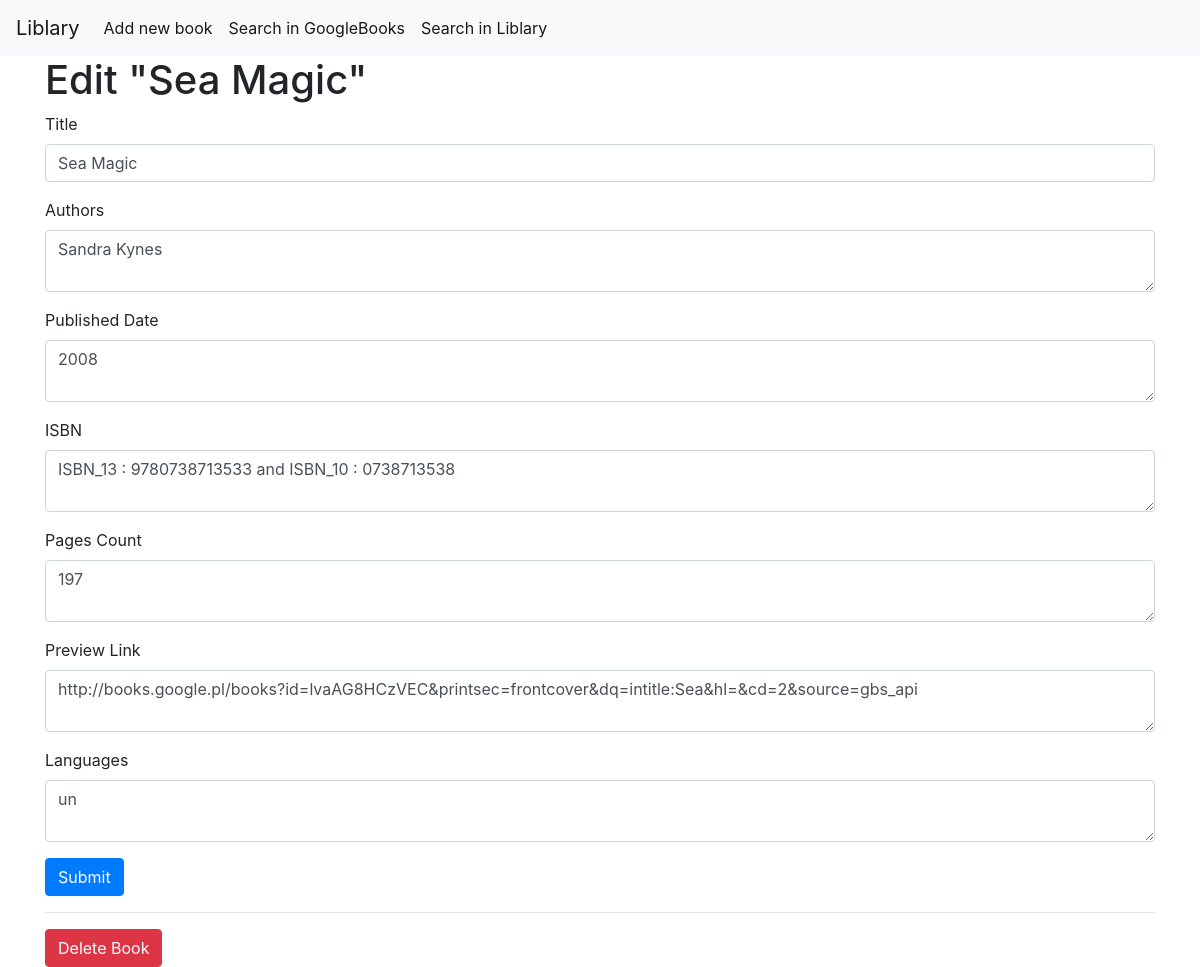
/2/edit, run on the app's committed database.
### tables this page shows
CREATE TABLE Libraries (
    id INTEGER PRIMARY KEY,
    title TEXT NOT NULL,
    authors TEXT NOT NULL,
    publishedDate TEXT NOT NULL,
    ISBN TEXT NOT NULL,
    pagesCount TEXT NOT NULL,
    previewLink TEXT NOT NULL,
    languages TEXT NOT NULL
);

### app.py (the view, shortened to what this page needs)
@app.route('/<int:id>/edit', methods=('GET', 'POST'))
def edit(id):
    book = get_book(id)
    return render_template('edit.html', book=book)

### db/db_commands.py (called while the page is built)
def get_db_connection():
    conn = sqlite3.connect('db/database.db')
    conn.row_factory = sqlite3.Row
    return conn

def get_book(book_id):
    conn = get_db_connection()
    book = conn.execute('SELECT * FROM Libraries WHERE id = ?',
                        (book_id,)).fetchone()
    conn.close()
    if book is None:
        abort(404)
    return book

### templates/edit.html (shortened to what this page needs)
{% extends 'base.html' %}
{% block content %}
<h1>{% block title %} Edit "{{ book['title'] }}" {% endblock %}</h1>
<form method="post">
    <div class="form-group">
        <label for="title">Title</label>
        <input type="text" name="title"
               placeholder="Book Title"
               class="form-control"
               value="{{ request.form['title'] or book['title'] }}">
    </div>
    <div class="form-group">
        <label for="authors">Authors</label>
        <textarea name="authors" placeholder="Book Authors"
                  class="form-control">{{ request.form['authors'] or book['authors'] }}</textarea>
    </div>
    <div class="form-group">
        <label for="publishedDate">Published Date</label>
        <textarea name="publishedDate" placeholder="Book Published Date"
                  class="form-control">{{ request.form['publishedDate'] or book['publishedDate'] }}</textarea>
    </div>
    <div class="form-group">
        <label for="ISBN">ISBN</label>
        <textarea name="ISBN" placeholder="Book ISBN"
                  class="form-control">{{ request.form['ISBN'] or book['ISBN'] }}</textarea>
    </div>
    <div class="form-group">
        <label for="pagesCount">Pages Count</label>
        <textarea name="pagesCount" placeholder="Book Pages Count"
                  class="form-control">{{ request.form['pagesCount'] or book['pagesCount'] }}</textarea>
    </div>
    <div class="form-group">
        <label for="previewLink">Preview Link</label>
        <textarea name="previewLink" placeholder="Book Preview Link"
                  class="form-control">{{ request.form['previewLink'] or book['previewLink'] }}</textarea>
    </div>
    <div class="form-group">
        <label for="languages">Languages</label>
        <textarea name="languages" placeholder="Book languages"
                  class="form-control">{{ request.form['languages'] or book['languages'] }}</textarea>
    </div>
    <div class="form-group">
        <button type="submit" class="btn btn-primary">Submit</button>
    </div>
</form>
<hr>
<form action="{{ url_for('delete', id=book['id']) }}" method="POST">
    <input type="submit" value="Delete Book"
            class="btn btn-danger"
            onclick="return confirm('Are you sure you want to delete this post?')">
</form>
{% endblock %}

### data on the page
Libraries: title "Sea Magic", authors "Sandra Kynes", publishedDate "2008", ISBN "ISBN_13 : 9780738713533 and ISBN_10 : 0738713538", pagesCount "197", previewLink "http://books.google.pl/books?id=lvaAG8HCzVEC&printsec=frontcover&dq=intitle:Sea&hl=&cd=2&source=gbs_api", languages "un"
